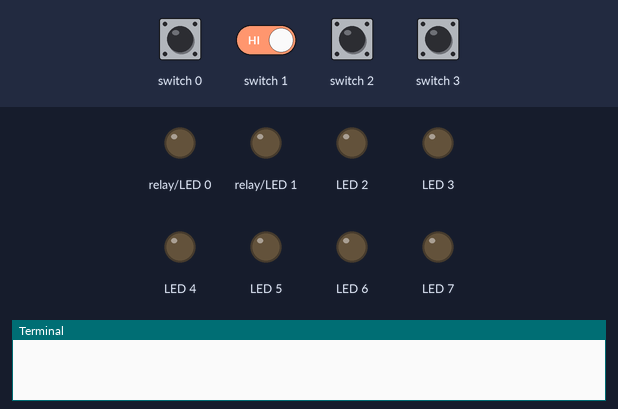
Simulated run of this program. Board: Raspberry Pi (BCM pin numbers) with a PiFace Digital. Parts: output pins drawn as LEDs (lit = HIGH), the last lines printed to the terminal. The test bench sets the inputs (shaded band); at power-on: switch 0–3 HIGH. Random numbers come from a fixed seed. At 12.0 s the program stops and its outputs stay as they are.

Above: at 1.2 s.
1.3 s: switch 0 pulled LOW for 0.15 s
At 2.3 s:
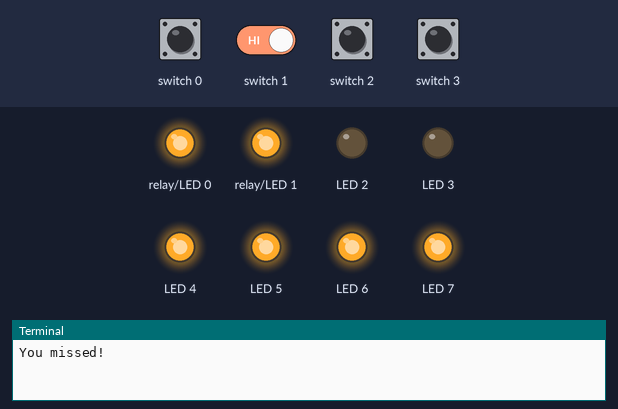
4.4 s: switch 2 pulled LOW for 0.15 s
At 5.8 s:
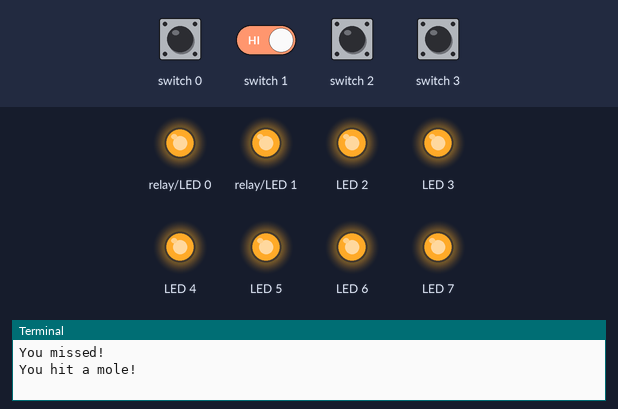
7.5 s: switch 3 pulled LOW for 0.15 s
At 8.3 s:
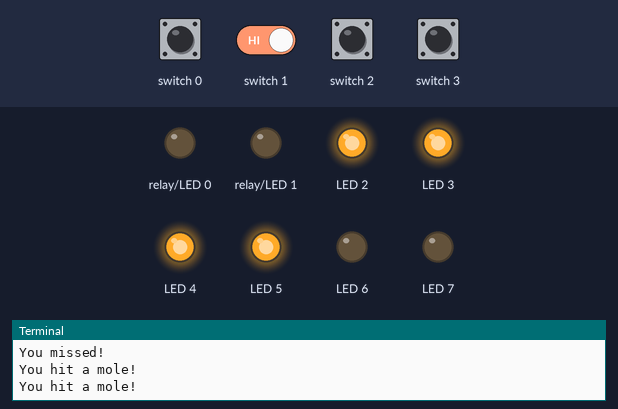
10.6 s: switch 0 driven LOW and switch 1 driven LOW
Timing chart, 0 to 13.5 s (numbered marks = the images above; inputs shaded):
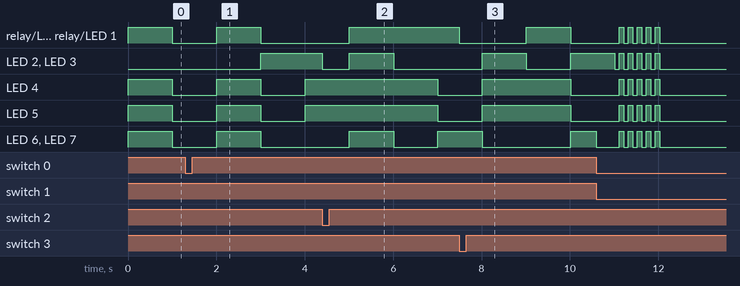

The program:

whackamole.py
```python
import threading
from time import sleep
from random import randint, random
import pifacedigitalio


NUM_MOLES = 4  # max 4


class Mole(object):
    def __init__(self, number, pifacedigital):
        led_start_index = number * 2
        self.leds = (
            pifacedigital.leds[::-1][led_start_index],
            pifacedigital.leds[::-1][led_start_index+1]
        )
        self.hiding = True

    @property
    def hiding(self):
        return self._is_hiding

    @hiding.setter
    def hiding(self, should_hide):
        if should_hide:
            self.hide()
        else:
            self.show()

    def hide(self):
        for led in self.leds:
            led.turn_off()
        self._is_hiding = True

    def show(self):
        for led in self.leds:
            led.turn_on()
        self._is_hiding = False

    def hit(self):
        """Attempt to hit a mole, return success."""
        if self.hiding:
            return False
        else:
            self.hide()
            return True


class WhackAMoleGame(object):
    def __init__(self):
        self.should_stop = False
        self.pifacedigital = pifacedigitalio.PiFaceDigital()
        self.moles = [Mole(i, self.pifacedigital) for i in range(NUM_MOLES)]
        self._current_points = 0
        self.max_points = 0
        self.inputlistener = \
            pifacedigitalio.InputEventListener(chip=self.pifacedigital)
        for i in range(4):
            self.inputlistener.register(
                i, pifacedigitalio.IODIR_FALLING_EDGE, self.hit_mole)
        self.inputlistener.activate()

    def start(self):
        while not self.should_stop:
            # randomly moves moles up and down
            for mole in self.moles:
                should_hide = (randint(0, 1) == 1)
                mole.hiding = should_hide

            #sleep(random() * 3)
            sleep(1)
        self.inputlistener.deactivate()
        self.flash_leds()

    @property
    def points(self):
        return self._current_points

    @points.setter
    def points(self, new_value):
        if self.max_points > 1 and new_value <= 1:
            self.should_stop = True  # end the game
            return

        self.max_points = max(self.max_points, new_value)
        self._current_points = new_value

    def hit_mole(self, event):
        # print("You pressed", event.pin_num)
        if game.moles[event.pin_num].hit():
            game.points += 1
            print("You hit a mole!")
        else:
            game.points -= 1
            print("You missed!")

    def flash_leds(self):
        self.pifacedigital.output_port.all_on()
        for i in range(10):
            self.pifacedigital.output_port.toggle()
            sleep(0.1)
        self.pifacedigital.output_port.all_off()


if __name__ == "__main__":
    game = WhackAMoleGame()
    game.start()
    print("You scored {}!".format(game.max_points))
```
